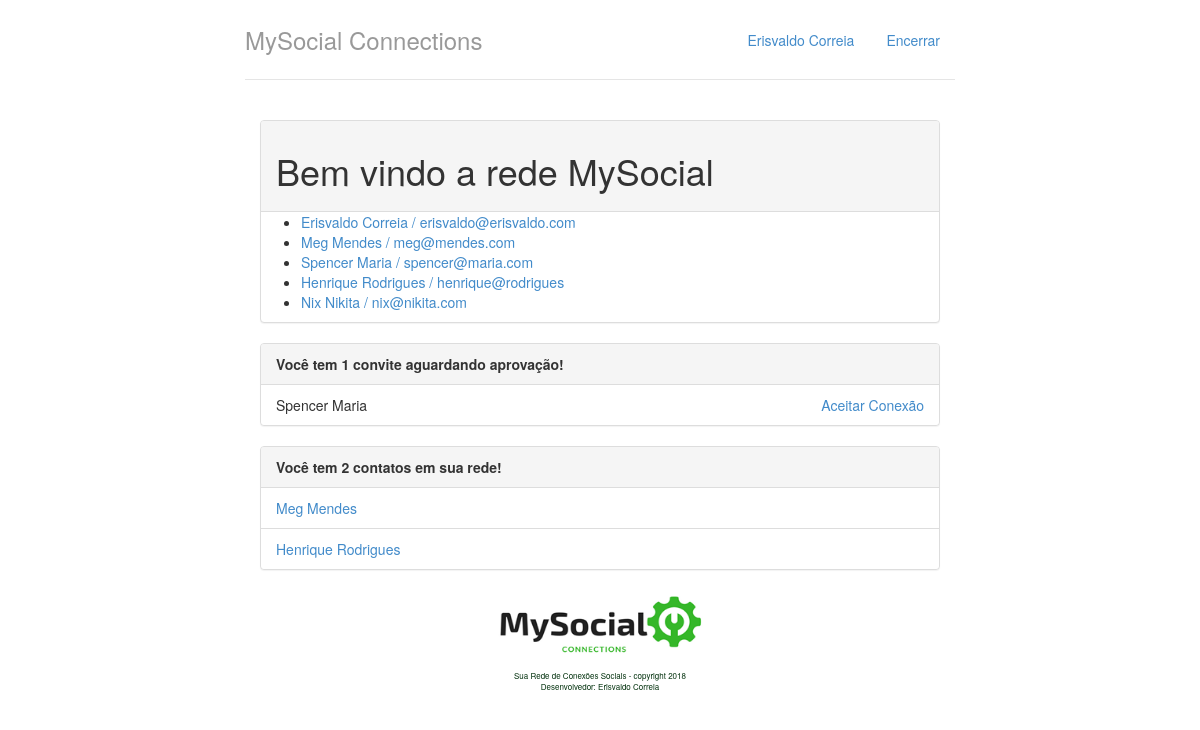
Before: / with the older database file.
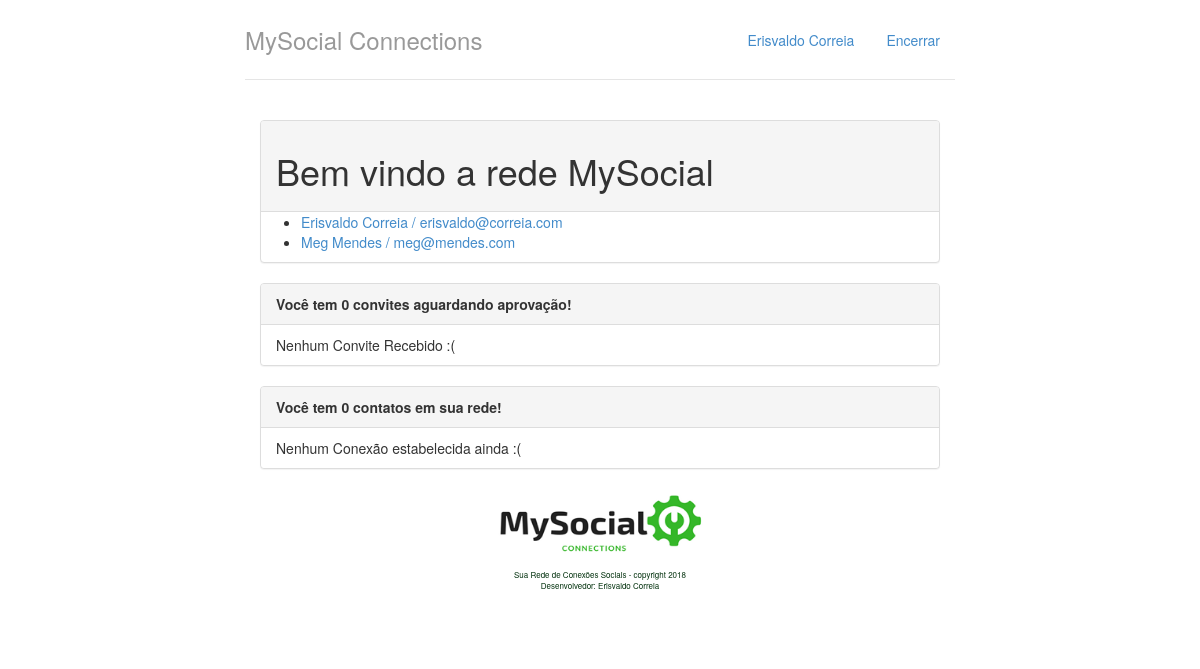
After: the same page with the newer database file.
### perfis/models.py (models this page shows, shortened)
class Perfil(models.Model):
    nome = models.CharField(max_length=255, null=False)
    email = models.CharField(max_length=255, null=False)
    telefone = models.CharField(max_length=15, null=False)
    empresa = models.CharField(max_length=50, null=False)
    contatos = models.ManyToManyField('self')

class Convite(models.Model):
    solicitante = models.ForeignKey(Perfil, related_name='convites_feitos', on_delete=models.CASCADE)
    convidado = models.ForeignKey(Perfil, related_name='convites_recebidos', on_delete=models.CASCADE)

### perfis/views.py (the view)
# urls.py: path('', views.index, name='index'),
def index(request):
    users = Perfil.objects.all()
    return render(request, 'perfis/index.html',
        {
            'usuarios' : users ,
            'perfil_logado' : get_perfil_logado(request)
        })

### perfis/views.py (called while the page is built)
def get_perfil_logado(request):
    return Perfil.objects.get(id=1)

### perfis/templates/perfis/index.html
{% extends "perfis/base.html" %}
{% load staticfiles %}
{% block body %}
<div class="col-lg-12">
<div class="panel panel-default">
    <div class="panel-heading">
        <h1>Bem vindo a rede MySocial</h1>
    </div>
    <ul>
        {% for cont in usuarios %}
        <li>
            <a href="{% url 'exibir' cont.id %}">
            {{ cont.nome }} / {{ cont.email }}
            </a>
        </li>
        {% endfor %}
    </ul>
</div>
<div class="panel panel-default">
    <div class="panel-heading">
        <strong>
            Você tem {{ perfil_logado.convites_recebidos.count }}
            convite{{ perfil_logado.convites_recebidos.count |pluralize }}
            aguardando aprovação!
        </strong>
    </div>
    {% if perfil_logado.convites_recebidos.count %}
    <ul class="list-group">
        {% for convite in perfil_logado.convites_recebidos.all %}
        <li class="list-group-item">
           {{ convite.solicitante.nome }}
           <a href="{% url 'aceitar' convite.id %}" class="pull-right">Aceitar Conexão</a>
        </li>
        {% endfor %}
    </ul>
    {% else %}
    <ul class="list-group">
        <li class="list-group-item">
            Nenhum Convite Recebido :(
        </li>
    </ul>
    {% endif %}
</div>
<div class="panel panel-default">
    <div class="panel-heading">
        <strong>
            Você tem {{ perfil_logado.contatos.count }}
            contato{{ perfil_logado.contatos.count |pluralize }}
            em sua rede!
        </strong>
    </div>
    {% if perfil_logado.contatos.count %}
    <ul class="list-group">
        {% for contato in perfil_logado.contatos.all %}
            <li class="list-group-item">
                <a href="{% url 'exibir' contato.id %}"> {{contato.nome}} </a>
            </li>
        {% endfor %}
    </ul>
    {% else %}
    <ul class="list-group">
        <li class="list-group-item">
            Nenhum Conexão estabelecida ainda :(
        </li>
    </ul>
    {% endif %}
</div>
</div>
{% endblock %}

### perfis/templates/perfis/base.html (shortened to what this page needs)
{% load staticfiles %}
<!DOCTYPE html>
<html lang="pt-br">
<head>
    <link rel="stylesheet" href="{% static "styles/bootstrap.css"%}">
    <link rel="stylesheet" href="{% static "styles/main.css"%}">
</head>
<body>
    <div class="container">
        <div class="header">
            <ul class="nav nav-pills pull-right">
                <li><a href="{% url "index" %}"> {{ perfil_logado.nome }} </a></li>
                <li><a href="/logout/"> Encerrar </a></li>
            </ul>
            <h3 class="text-muted">MySocial Connections</h3>
        </div>
        <div class="row content">
            {% block body %}
            {% endblock %}
            <p class="imgcenter">
                <img src="{% static "img/MySocialLogoSmall.png" %}" width="230" height="70">
            </p>
            <p class="imgcenter" style="font-size: 8px">
                Sua Rede de Conexões Sociais - copyright 2018<br>
                Desenvolvedor: Erisvaldo Correia
            </p>
        </div>
    </div>
</body>
</html>

### perfis/static/styles/main.css (style rules this page uses)
body { padding-top: 20px; padding-bottom: 20px; }
.imgcenter { text-align: center; font-size: 9pt; color: #02310d; }
.header, .content, .footer { padding-left: 15px; padding-right: 15px; }
.header { border-bottom: 1px solid #e5e5e5; }
.header h3 { margin-top: 0; margin-bottom: 0; line-height: 40px; padding-bottom: 19px; }
@media (min-width: 768px) { .container { max-width: 730px; } }
.content { margin: 40px 0; }
@media screen and (min-width: 768px) { .header, .content, .footer { padding-left: 0; padding-right: 0; } }
@media screen and (min-width: 768px) { .header { margin-bottom: 30px; } }

Changed rows visible on the page:
no longer on one of the page's lists (row edited): Perfil: nome "Meg Mendes"
removed Perfil: nome "Spencer Maria", email "spencer@maria.com", shown under "Bem vindo a rede MySocial"
removed Perfil: nome "Henrique Rodrigues", email "henrique@rodrigues"
removed Perfil: nome "Nix Nikita", email "nix@nikita.com", shown under "Bem vindo a rede MySocial"
removed Convite: solicitante.nome "Spencer Maria"
changed Perfil "Erisvaldo Correia": email "erisvaldo@erisvaldo.com" → "erisvaldo@correia.com"; convites_recebidos.count "1" → "0"; contatos.count "2" → "0"
Other visible differences:
text now shown: "Nenhum Convite Recebido :( Nenhum Conexão estabelecida ainda :("
